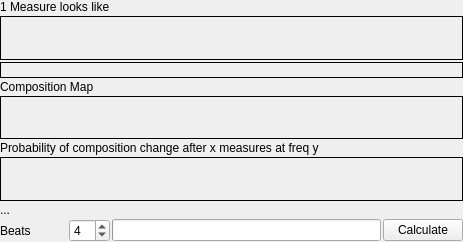
<?xml version="1.0" encoding="UTF-8"?>
<ui version="4.0">
 <class>RhythmAnalyzer</class>
 <widget class="QWidget" name="RhythmAnalyzer">
  <property name="geometry">
   <rect>
    <x>0</x>
    <y>0</y>
    <width>463</width>
    <height>242</height>
   </rect>
  </property>
  <property name="windowTitle">
   <string>Form</string>
  </property>
  <layout class="QGridLayout">
   <property name="margin">
    <number>0</number>
   </property>
   <property name="spacing">
    <number>2</number>
   </property>
   <item row="6" column="0" colspan="5">
    <widget class="QLabel" name="composition_freq">
     <property name="sizePolicy">
      <sizepolicy hsizetype="Preferred" vsizetype="Expanding">
       <horstretch>0</horstretch>
       <verstretch>0</verstretch>
      </sizepolicy>
     </property>
     <property name="frameShape">
      <enum>QFrame::Panel</enum>
     </property>
     <property name="scaledContents">
      <bool>true</bool>
     </property>
     <property name="wordWrap">
      <bool>false</bool>
     </property>
    </widget>
   </item>
   <item row="4" column="0" colspan="5">
    <widget class="QLabel" name="composition">
     <property name="sizePolicy">
      <sizepolicy hsizetype="Preferred" vsizetype="Expanding">
       <horstretch>0</horstretch>
       <verstretch>0</verstretch>
      </sizepolicy>
     </property>
     <property name="frameShape">
      <enum>QFrame::Panel</enum>
     </property>
     <property name="scaledContents">
      <bool>true</bool>
     </property>
     <property name="wordWrap">
      <bool>false</bool>
     </property>
    </widget>
   </item>
   <item row="3" column="0" colspan="3">
    <widget class="QLabel" name="textLabel1_2_2">
     <property name="text">
      <string>Composition Map</string>
     </property>
     <property name="wordWrap">
      <bool>false</bool>
     </property>
    </widget>
   </item>
   <item row="8" column="2">
    <widget class="QSpinBox" name="beats">
     <property name="minimum">
      <number>1</number>
     </property>
     <property name="maximum">
      <number>32</number>
     </property>
     <property name="value">
      <number>4</number>
     </property>
    </widget>
   </item>
   <item row="8" column="3">
    <widget class="QProgressBar" name="Progress"/>
   </item>
   <item row="1" column="0" colspan="5">
    <widget class="QLabel" name="rhythm">
     <property name="sizePolicy">
      <sizepolicy hsizetype="Expanding" vsizetype="Expanding">
       <horstretch>0</horstretch>
       <verstretch>0</verstretch>
      </sizepolicy>
     </property>
     <property name="frameShape">
      <enum>QFrame::Panel</enum>
     </property>
     <property name="scaledContents">
      <bool>true</bool>
     </property>
     <property name="wordWrap">
      <bool>false</bool>
     </property>
    </widget>
   </item>
   <item row="8" column="0" colspan="2">
    <widget class="QLabel" name="textLabel1">
     <property name="text">
      <string>Beats</string>
     </property>
     <property name="wordWrap">
      <bool>false</bool>
     </property>
    </widget>
   </item>
   <item row="5" column="0" colspan="5">
    <widget class="QLabel" name="textLabel1_2_2_2">
     <property name="text">
      <string>Probability of composition change after x measures at freq y</string>
     </property>
     <property name="wordWrap">
      <bool>false</bool>
     </property>
    </widget>
   </item>
   <item row="2" column="0" colspan="5">
    <widget class="QLabel" name="projection">
     <property name="minimumSize">
      <size>
       <width>0</width>
       <height>10</height>
      </size>
     </property>
     <property name="frameShape">
      <enum>QFrame::Panel</enum>
     </property>
     <property name="scaledContents">
      <bool>true</bool>
     </property>
     <property name="wordWrap">
      <bool>false</bool>
     </property>
    </widget>
   </item>
   <item row="8" column="4">
    <widget class="QPushButton" name="calculate">
     <property name="text">
      <string>Calculate</string>
     </property>
    </widget>
   </item>
   <item row="0" column="0" colspan="3">
    <widget class="QLabel" name="textLabel1_2">
     <property name="text">
      <string>1 Measure looks like</string>
     </property>
     <property name="wordWrap">
      <bool>false</bool>
     </property>
    </widget>
   </item>
   <item row="7" column="0" colspan="5">
    <widget class="QLabel" name="status_bar">
     <property name="text">
      <string>...</string>
     </property>
     <property name="wordWrap">
      <bool>false</bool>
     </property>
    </widget>
   </item>
  </layout>
 </widget>
 <resources/>
 <connections/>
</ui>
